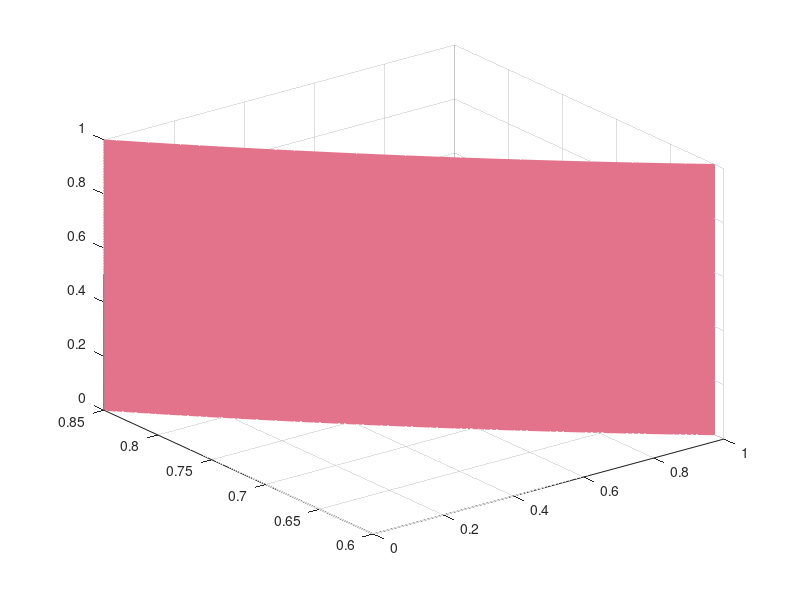

Write MATLAB code to recreate this figure. (Note: this script raises an error after producing the figure.)
clc, clear;
figure(3)

% 生成 x 和 z 网格数据
[x, z] = meshgrid(0:0.01:1, 0:0.01:1);

% 参数定义
rg = 100; rm = 100; rN = 100;
a = 0.15; a1 = 0.2; a2 = 0.3; 
Lg0 = 2.6/526.9175; Lg1 = 10;
Cg = 1528.5; zeta = 505; Rt = 38; RL = 13;
Cm = 320.5; Lm = 10; Dt = 34;
Br = 10; Lr = 10; Ba = 10; La = 10;
eta1 = 0.7; eta2 = 0.72; delta1 = 0.25; delta2 = 0.3;

% 计算 y 的值
L = rm*a*(a2-2*a1);
P = rm*a*(a1-a2);
Q = rm*(a2-2*a1);
R = 8.5;
y = -(P*x + R) ./ (L*x + Q);  % 点运算

% 绘制图像
mesh(x, y, z,'FaceColor', [227/255, 115/255, 139/255], 'EdgeColor', [227/255, 115/255, 139/255])
colormap(winter) 
alpha(0.0001)
view([135 25]);
set(gca, 'XTick', [0:0.5:1], 'YTick', [0:0.2:1], 'ZTick', [0:0.1:1])
axis([0 1 0 1 0 1])
xlabel('$x$', 'interpreter', 'latex', 'FontSize', 18);
ylabel('$y$', 'interpreter', 'latex', 'FontSize', 18);
zlabel('$z$', 'interpreter', 'latex', 'Rotation', 360, 'FontSize', 18);
grid on
hold on
set(0, 'defaultfigurecolor', 'w')
text(0.5, 0, 0.8, '$(a)y=y^{*}$', 'interpreter', 'latex', 'FontSize', 18);
text(0.4, 0, 0.8, '$(b)y<y^{*},x\rightarrow0$', 'interpreter', 'latex', 'FontSize', 18);
text(0.8, 0, 0.8, '$(c)y>y^{*},x\rightarrow1$', 'interpreter', 'latex', 'FontSize', 18);
annotation('arrow', [0.55 0.35], [0.35 0.32]);
annotation('arrow', [0.58 0.58], [0.38 0.45]);

% 生成 x 和 z 网格数据
[x, z] = meshgrid(0:0.01:1, 0:0.01:1);

% 参数定义
rg = 100; rm = 100; rN = 100;
a = 0.15; a1 = 0.2; a2 = 0.3; 
Lg0 = 2.6/526.9175; Lg1 = 10;
Cg = 1528.5; zeta = 505; Rt = 38; RL = 13;
Cm = 320.5; Lm = 10; Dt = 34;
Br = 10; Lr = 10; Ba = 10; La = 10;
eta1 = 0.7; eta2 = 0.72; delta1 = 0.25; delta2 = 0.3;

% 计算 y 的值
L = rm*a*(a2-2*a1);
P = rm*a*(a1-a2);
Q = rm*(a2-2*a1);
R = 2;
y = -(P*x + R) ./ (L*x + Q);  % 点运算

% 绘制图像
%mesh(x, y, z,'FaceColor', [140/255, 165/255, 234/255], 'EdgeColor', [140/255, 165/255, 234/255])
% 绘制网格并使用 Z 数据作为颜色映射
mesh(x, y, z, 'FaceColor', 'interp', 'EdgeColor', 'interp');

% 使用 colormap 设置渐变颜色，或者定义自定义渐变色
colormap(jet);  % 可以使用自定义颜色映射，如 colormap([R,G,B])


% 自定义颜色渐变 (例如从蓝色到红色)
myColormap = [linspace(140/255, 227/255, 256)', ... % Red component
              linspace(165/255, 115/255, 256)', ... % Green component
              linspace(234/255, 139/255, 256)'];    % Blue component
colormap(myColormap);

colormap(winter) 
alpha(0.0001)
view([135 25]);
set(gca, 'XTick', [0:0.5:1], 'YTick', [0:0.2:1], 'ZTick', [0:0.1:1])
axis([0 1 0 1 0 1])
xlabel('$x$', 'interpreter', 'latex', 'FontSize', 18);
ylabel('$y$', 'interpreter', 'latex', 'FontSize', 18);
zlabel('$z$', 'interpreter', 'latex', 'Rotation', 360, 'FontSize', 18);
grid on
hold on
set(0, 'defaultfigurecolor', 'w')
text(0.5, 0, 0.8, '$(a)y=y^{*}$', 'interpreter', 'latex', 'FontSize', 18);
text(0.4, 0, 0.8, '$(b)y<y^{*},x\rightarrow0$', 'interpreter', 'latex', 'FontSize', 18);
text(0.8, 0, 0.8, '$(c)y>y^{*},x\rightarrow1$', 'interpreter', 'latex', 'FontSize', 18);
annotation('arrow', [0.55 0.35], [0.35 0.32]);
annotation('arrow', [0.58 3.58], [0.38 0.45]);



